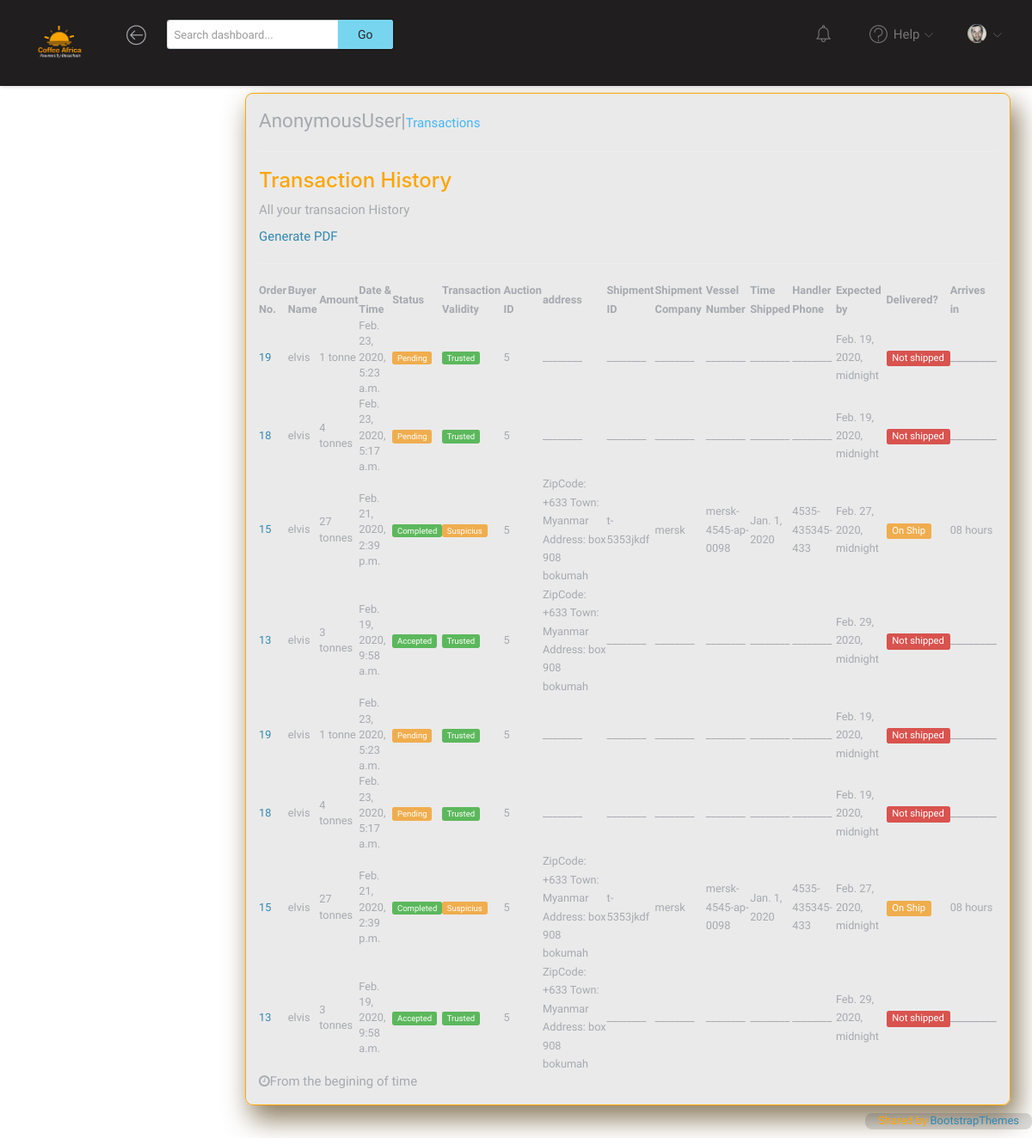
/transactions/Fountain Factory/, run on an earlier commit of the app's database.
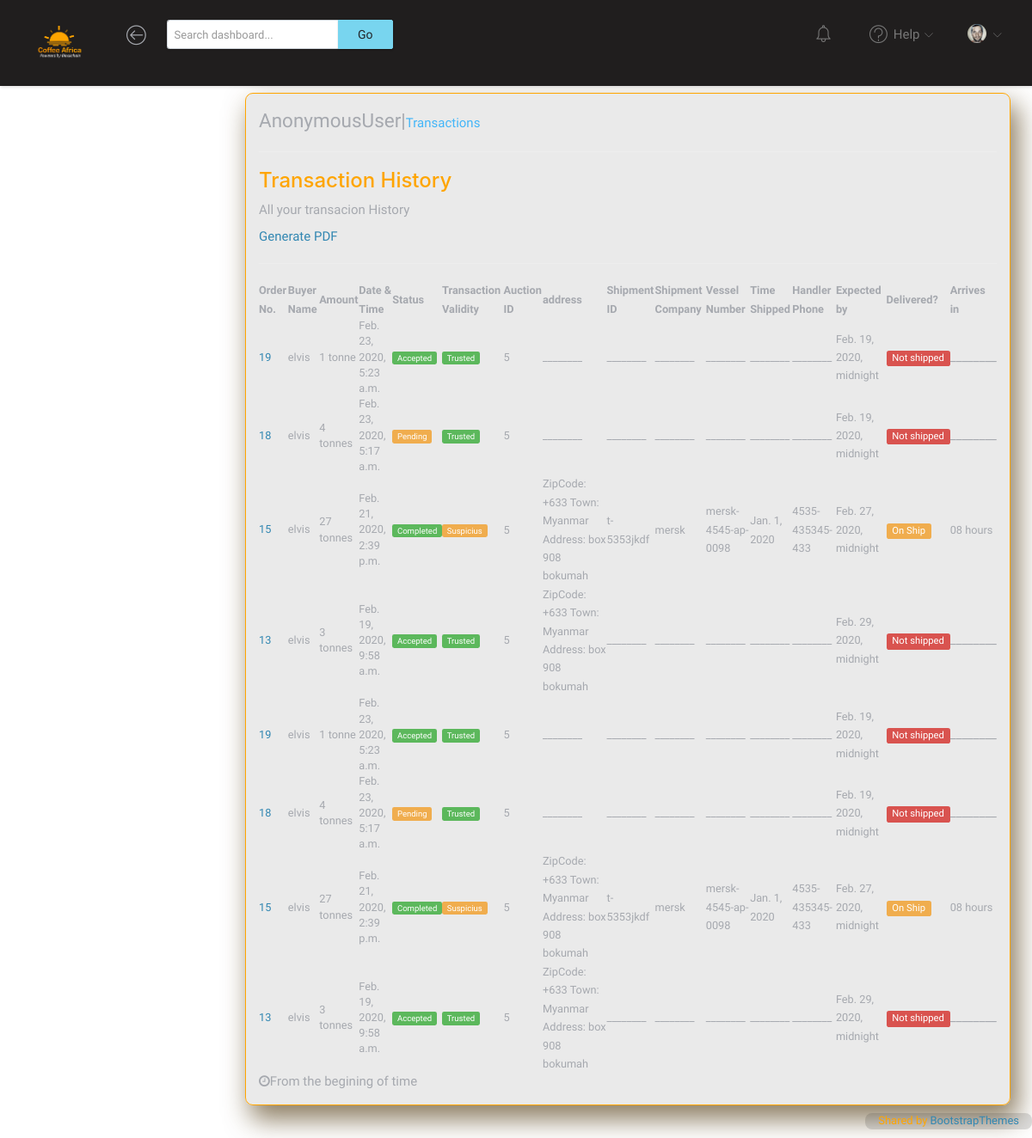
And on a later commit of the database.
### backup/models.py (models this page shows, shortened)
class BackOrder(models.Model):
    date_placed = models.DateTimeField(null=True)
    buyer = models.ForeignKey(Buyer, on_delete=models.DO_NOTHING)
    employee = models.ForeignKey(
        SellerFactoryEmployee, on_delete=models.DO_NOTHING, null=True
    )
    parent_id = models.IntegerField(default=0)
    auction = models.ForeignKey(BackAuction, on_delete=models.DO_NOTHING)
    expected_date = models.DateTimeField(null=True, blank=True)
    amount = models.IntegerField()
    status = models.IntegerField(default=0)
    shipping_address = models.TextField(null=True, blank=True)
    shipment_id = models.CharField(null=True, blank=True, max_length=20)
    vessel_number = models.CharField(default="", max_length=20)
    shipment_company = models.CharField(default="", max_length=20)
    estimated_time_on_ship = models.CharField(default="0", max_length=20)
    time_of_shipping = models.DateField(default="2020-01-01")
    shipment_handler_phone = models.CharField(default="", max_length=15)
    arrived = models.BooleanField(default=False)
    chain = models.TextField(default="")
    chain_valid = models.BooleanField(default=False)
    order_hash = models.CharField(default="", max_length=200)
    arrived = models.BooleanField(default=False)
    def __str__(self):
        return f"order {self.id}"

class BackAuction(models.Model):
    factory = models.ForeignKey(SellerFactory, on_delete=models.DO_NOTHING)
    employee = models.ForeignKey(SellerFactoryEmployee, on_delete=models.DO_NOTHING)
    date = models.DateTimeField(auto_now_add=True)
    tonnes = models.IntegerField()
    parent_id = models.IntegerField(default=0)
    tonnes_left = models.IntegerField(null=True)
    price_per_tonne = models.IntegerField()
    date_harvested = models.DateField()
    COFFEE_TYPES = [("Arabica", "Arabica"), ("Robusta", "Robusta")]
    STATUS = [
        ("Washed", "Washed"),
        ("semi-washed", "semi-washed"),
        ("honey", "honey"),
        ("natural", "natural"),
    ]
    BEAN_SIZE = [("small", "small"), ("medium", "medium"), ("large", "large")]
    bean_size = models.CharField(max_length=20, choices=BEAN_SIZE, default="small")
    status = models.CharField(max_length=20, choices=STATUS, default="Washed")
    tempreture = models.CharField(max_length=12, default="Not Provided")
    description = models.TextField(default="")
    humidity = models.CharField(max_length=12, default="Not Provided")
    soil_ph = models.CharField(max_length=12, default="Not Provided")
    coffee_type = models.CharField(
        choices=COFFEE_TYPES, max_length=10, default="Arabica"
    )
    date_placed = models.DateTimeField(auto_now_add=True, null=True)
    verified = models.BooleanField(default=False)

### accounts/models.py (models this page shows, shortened)
class Buyer(models.Model):
    user = models.OneToOneField(User, on_delete=models.CASCADE)
    use_case = models.TextField(null = True)
    profile_picture = models.ImageField(blank=True, null=True)
    country = models.CharField(max_length = 20, null = True)
    phone = models.IntegerField(null = True)
    address = models.TextField(null = True)

### transactions/views.py (the view)
# urls.py: path("<str:factory_name>/", ShowTransactions.as_view(), name="showtransactions",),
class ShowTransactions(View):
    def get(self, request, factory_name, *args, **kwargs):
        try:
            factorys = SellerFactory.objects.all()
            transactions = []
            auctionss = BackAuction.objects.filter(
                factory=SellerFactory.objects.get(factory_name=factory_name)
            )
            for factory in factorys:
                for auction in auctionss:
                    transactionsof = BackOrder.objects.filter(auction=auction,)
                    for y in transactionsof:
                        transactions.append(y)
            hold = []
            n = len(transactions)
            x = n - 1
            while x >= 0:
                hold.append(transactions[x])
                x -= 1
            transactions = hold
            context = {"transactions": transactions}
            print(transactions)
            return render(request, "transactions.html", context)
        except:
            buyer = Buyer.objects.get(user=User.objects.get(username=factory_name))
            transactions = BackOrder.objects.filter(buyer=buyer)
            hold = []
            n = len(transactions)
            x = n - 1
            while x >= 0:
                hold.append(transactions[x])
                x -= 1
            transactions = hold
            context = {"transactions": transactions}
            print(transactions)
            return render(request, "transactions.html", context)

### transactions/templates/transactions.html (shortened to what the changed rows need)
{% extends 'base.html' %} {% block content %} {% load static %}
<div class="main">
    <div class="main-content">
        <div class="container-fluid">
            <div>
                <div class="dark-l panel-body orange-border ftco-animate">
                    <div class="panel-body no-padding"
                        style="overflow: scroll; overflow-y: hidden; overflow-wrap: break-word; overflow-x:auto;">
                        <table class="table-sm table-hover" id="target">
                            <thead>
                                <tr>
                                    <th><small>Order No.</small></th>
                                    <th><small>Buyer Name</small></th>
                                    <th><small>Amount</small></th>
                                    <th><small>Date &amp; Time</small></th>
                                    <th><small>Status</small></th>
                                    <th><small>Transaction Validity</small></th>
                                    <th><small>Auction ID</small></th>
                                    <th><small>address</small></th>
                                    <th><small>Shipment ID</small></th>
                                    <th><small>Shipment Company</small></th>
                                    <th><small>Vessel Number</small></th>
                                    <th><small>Time Shipped</small></th>
                                    <th><small>Handler Phone</small></th>
                                    <th><small>Expected by</small></th>
                                    <th><small>Delivered?</small></th>
                                    <th><small>Arrives in</small></th>
                                </tr>
                            </thead>
                            <tbody>
                                {% for order in transactions%}
                                <tr>
                                    <td class="small"><a
                                            href="{%url 'transactions:view_order' order.id%}">{{order.id}}</a>
                                    </td>
                                    <td class="small"><span>{{order.buyer.user.username}}</span></td>
                                    <td class="small"><span>{{order.amount}} tonne{{order.amount|pluralize}}</span></td>
                                    <td class="small"><span>{{order.date_placed}}</span></td>
                                    {% if order.status == 0 %}
                                    <td class="small"><span class="label label-warning small">Pending</span></td>
                                    {% elif order.status == 1 %}
                                    <td class="small"><span class="label label-success small">Accepted</span></td>
                                    {%elif order.status == 2%}
                                    <td class="small"><span class="label label-success small">Processed</span></td>
                                    {% elif order.status == 3 %}
                                    <td class="small"><span class="label label-success">Completed</span></td>
                                    {% endif %}
                                    {%if order.chain_valid%}
                                    <td class="small">
                                        <span class="label-success label small">Trusted</span>
                                    </td>
                                    {%else%}
                                    <td class="small">
                                        <span class="label-warning label small">Suspicius</span>
                                    </td>
                                    {%endif%}
                                    <td>
                                        <small class="small">{{order.auction.pk}}</small>
                                    </td>
                                    <td>
                                        <small class="small">
                                            {%if order.shipping_address%}
                                            {{order.shipping_address}}
                                            {%else%}
                                            ________
                                            {%endif%}
                                        </small>
                                    </td>
                                    <td>
                                        <small class="small">
                                            {%if order.shipment_id%}
                                            {{order.shipment_id}}
                                            {%else%}
                                            ________
                                            {%endif%}
                                        </small>
                                    </td>
                                    <td>
                                        <small class="small">
                                            {%if order.shipment_company%}
                                            {{order.shipment_company}}
                                            {%else%}
                                            ________
                                            {%endif%}
                                        </small>
                                    </td>
                                    <td>
                                        <small class="small">
                                            {%if order.vessel_number%}
                                            {{order.vessel_number}}
                                            {%else%}
                                            ________
                                            {%endif%}
                                        </small>
                                    </td>
                                    <td>
                                        {%if order.shipment_id%}
                                        <small class="small">{{order.time_of_shipping}}</small>
                                        {%else%}
                                        <small class="small">________</small>
                                        {%endif%}
                                    </td>
                                    <td>
                                        <small class="small">
                                            {%if order.shipment_handler_phone%}
                                            {{order.shipment_handler_phone}}
                                            {%else%}
                                            ________
                                            {%endif%}
                                        </small>
                                    </td>
                                    <td>
                                        <small>
                                            {{order.expected_date}}
                                        </small>
                                    </td>
                                    <td>
                                        {%if order.arrived%}
                                        <small class="small label label-success">Delivered</small>
                                        {%else%}
                                        {%if order.shipment_id%}
                                        <small class="small label label-warning">On Ship</small>
                                        {%else%}
                                        <small class="small label label-danger">Not shipped</small>
                                        {%endif%}
                                        {%endif%}
                                    </td>
                                    <td>
                                        {%if order.estimated_time_on_ship == '0'%}
                                        ________
                                        {%else%}
                                        <small class="small">
                                            {{order.estimated_time_on_ship}}
                                            hour{{order.estimated_time_on_ship | pluralize}}
                                        </small>
                                        {%endif%}
                                    </td>
                                </tr>
                                {% endfor %}
                            </tbody>
                        </table>
                    </div>
                </div>
            </div>
        </div>
    </div>
</div>
{%endblock content%}

What changed in the data, as far as the page shows it:
changed BackOrder "Feb. 23, 2020, 5:23 a.m.": status "Pending Pending" → "Accepted Accepted"
